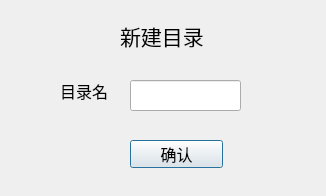
<?xml version="1.0" encoding="UTF-8"?>
<ui version="4.0">
 <class>add_dir</class>
 <widget class="QDialog" name="add_dir">
  <property name="geometry">
   <rect>
    <x>0</x>
    <y>0</y>
    <width>326</width>
    <height>196</height>
   </rect>
  </property>
  <property name="font">
   <font>
    <pointsize>12</pointsize>
   </font>
  </property>
  <property name="windowTitle">
   <string>新建目录</string>
  </property>
  <widget class="QLabel" name="label_newdir">
   <property name="geometry">
    <rect>
     <x>120</x>
     <y>20</y>
     <width>111</width>
     <height>31</height>
    </rect>
   </property>
   <property name="font">
    <font>
     <pointsize>16</pointsize>
    </font>
   </property>
   <property name="text">
    <string>新建目录</string>
   </property>
  </widget>
  <widget class="QLabel" name="label_dirname">
   <property name="geometry">
    <rect>
     <x>60</x>
     <y>80</y>
     <width>61</width>
     <height>21</height>
    </rect>
   </property>
   <property name="text">
    <string>目录名</string>
   </property>
  </widget>
  <widget class="QLineEdit" name="le_dirname">
   <property name="geometry">
    <rect>
     <x>130</x>
     <y>80</y>
     <width>111</width>
     <height>31</height>
    </rect>
   </property>
   <property name="text">
    <string/>
   </property>
  </widget>
  <widget class="QPushButton" name="btn_confr">
   <property name="geometry">
    <rect>
     <x>130</x>
     <y>140</y>
     <width>93</width>
     <height>28</height>
    </rect>
   </property>
   <property name="text">
    <string>确认</string>
   </property>
  </widget>
 </widget>
 <resources/>
 <connections/>
</ui>
